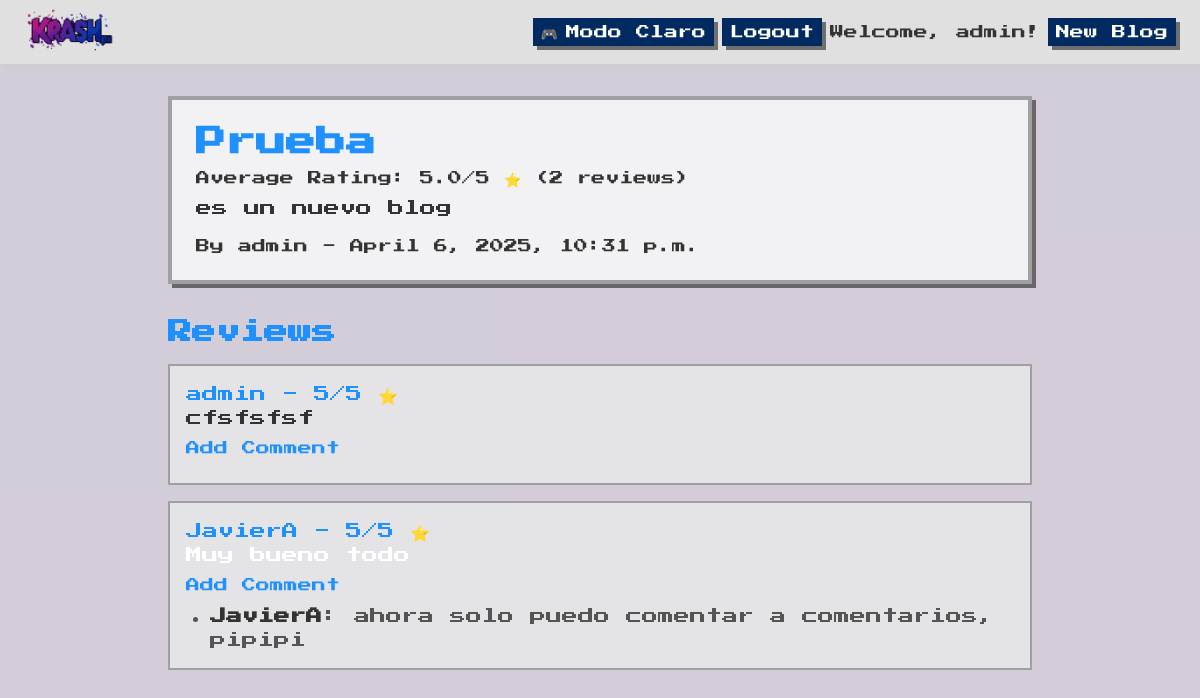
Page /blog/1/ (signed in) on the committed database.
### blogapp/models.py (models this page shows, shortened)
class Blog(models.Model):
    title = models.CharField(max_length=200)
    content = RichTextField()
    author = models.ForeignKey(User, on_delete=models.CASCADE)
    created_at = models.DateTimeField(auto_now_add=True)
    featured_image = models.ImageField(upload_to='blog_images/', blank=True, null=True) #Se añade para poder agregar imagenes
    tags = models.ManyToManyField(Tag, blank=True, related_name='blogs')  # Relación con etiquetas
    def average_rating(self):
        reviews = self.reviews.all()
        if reviews.exists():
            return round(sum(review.rating for review in reviews) / reviews.count(), 1)
        return 0

class Review(models.Model):
    blog = models.ForeignKey(Blog, on_delete=models.CASCADE, related_name='reviews')
    reviewer = models.ForeignKey(User, on_delete=models.CASCADE)
    rating = models.IntegerField(validators=[MinValueValidator(1), MaxValueValidator(5)])
    comment = RichTextField()
    created_at = models.DateTimeField(auto_now_add=True)
    class Meta:
        unique_together = ['blog','reviewer']  #Permite que el usuario pueda reseñar el blog solo una vez

class Comment(models.Model):
    review = models.ForeignKey(Review, on_delete=models.CASCADE, related_name='comments')
    commenter = models.ForeignKey(User, on_delete=models.CASCADE)
    content = models.TextField()
    created_at = models.DateTimeField(auto_now_add=True)

### blogapp/views.py (the view)
# urls.py: path('blog/<int:pk>/', BlogDetailView.as_view(), name='blog_detail'),
class BlogDetailView(DetailView):
    model = Blog
    template_name = 'blogapp/blog_detail.html'
    def get_context_data(self, **kwargs):
        context = super().get_context_data(**kwargs)
        if self.request.user.is_authenticated:
         context['user'] = self.request.user
         context['can_add_review'] = not Review.objects.filter(blog=self.get_object(), reviewer=self.request.user).exists()
        else:
         context['user_id'] = None  # O maneja el caso de usuario no autenticado
        return context

### blogapp/templates/blogapp/blog_detail.html (shortened to what this page needs)
{% extends 'base.html' %}
{% block content %}
  <article class="blog-card p-6 rounded-none border-4 shadow-pixel hover:shadow-none hover:-translate-y-1 hover:-translate-x-1 transition-all duration-700 ease-in-out animate-fade-in">
    <h1 class="text-3xl blog-title font-bold mb-2">{{ object.title }}</h1>
    {% if object.reviews.exists %}
      <p class="text-sm blog-text mb-2">Average Rating: {{ object.average_rating }}/5 ⭐ ({{ object.reviews.count }} reviews)</p>
    {% else %}
      <p class="text-sm blog-text mb-2">No reviews yet.</p>
    {% endif %}
    <p class="blog-text mb-4">{{ object.content|safe }}</p>
    <p class="text-sm blog-text">By {{ object.author.username }} - {{ object.created_at }}</p>
  </article>
  <section class="mt-8">
    <h2 class="text-2xl blog-title font-semibold mb-4">Reviews</h2>
    {% for review in object.reviews.all %}
      <div class="blog-review p-4 rounded-none border-2 blog-image mb-4 transition-all duration-700 ease-in-out animate-fade-in">
        <p class="blog-title font-medium">{{ review.reviewer.username }} - {{ review.rating }}/5 ⭐</p>
        <p class="blog-text">{{ review.comment|safe }}</p>
        <a href="{% url 'blogapp:add_comment' blog_pk=object.pk review_pk=review.pk %}" class="text-sm blog-link hover:text-neon-pink mt-2 inline-block">Add Comment</a>
        <ul class="mt-2 list-disc ml-6 blog-comment">
          {% for comment in review.comments.all %}
            <li><span class="font-semibold blog-text">{{ comment.commenter.username }}</span>: {{ comment.content }}</li>
          {% endfor %}
        </ul>
      </div>
    {% empty %}
      <p class="blog-text">No reviews yet. Be the first to add one.</p>
    {% endfor %}
  </section>
{% endblock %}

### blogapp/templates/blogapp/base.html (shortened to what this page needs)
{% load static %}
<!DOCTYPE html>
<html lang="en">
<head>
  <script src="https://cdn.tailwindcss.com"></script>
</head>
<body id="body" class="flex flex-col min-h-screen text-light-text font-pixel transition-all duration-700 ease-in-out">
 <nav class="bg-light-nav dark:bg-dark-purple-nav shadow-pixel py-2 px-4">
    <div class="max-w-6xl mx-auto flex justify-between items-center">
      <a href="{% url 'blogapp:blog_list' %}">
        <img src="{% static 'images/Krashpx.png' %}" alt="Krash.px Logo" class="h-12 w-auto">
      </a>
      <div class="flex items-center space-x-2">
        <button onclick="toggleDarkMode()" class="flex items-center gap-2 px-2 py-1 rounded-none bg-dark-teal text-light-text hover:bg-neon-pink transition-all duration-300 shadow-pixel text-sm">
          <span id="theme-icon" class="transition-transform duration-500 transform">🎮</span>
          <span id="theme-label" class="transition-opacity duration-500 ease-in-out">Modo Claro</span>
        </button>
        {% if user.is_authenticated %}
          <form action="{% url 'accounts:logout' %}" method="post" class="inline">
            <button type="submit" class="bg-dark-teal hover:bg-neon-pink text-light-text font-medium py-1 px-2 rounded-none transition-all duration-500 ease-in-out shadow-pixel text-sm">Logout</button>
          </form>
          <span class="blog-text text-sm">Welcome, {{ user.username }}!</span>
        {% endif %}
        {% if user.is_authenticated %}
          <a href="{% url 'blogapp:add_blog' %}" class="bg-dark-teal hover:bg-neon-pink text-light-text font-medium py-1 px-2 rounded-none transition-all duration-500 ease-in-out shadow-pixel text-sm">New Blog</a>
        {% endif %}
      </div>
    </div>
  </nav>
  <main class="flex-grow w-full transition-all duration-700 ease-in-out">
    <div class="max-w-4xl mx-auto px-4 py-8">
      {% block content %}{% endblock %}
    </div>
  </main>
</body>
</html>

### blogapp/templates/blogapp/base.html (style rules this page uses)
html { background: linear-gradient(rgba(39, 1, 64, 0.6), rgba(39, 1, 64, 0.6)), url('https://motionbgs.com/media/3639/super-mario.jpg') no-repeat center center fixed; background-size: cover; background-color: #270140; }
html, body { height: 100%; scroll-behavior: smooth; transition: background-color 0.5s ease-in-out; }
.animate-fade-in { animation: fade-in 0.6s ease-out; will-change: opacity, transform; }
main { background-color: rgba(255, 255, 255, 0.8); }
.blog-card { background-color: rgba(245, 245, 245, 0.9); border-color: #A0A0A0; }
.blog-title { color: #1E90FF; }
.blog-text { color: #333333; }
.blog-image { border-color: #A0A0A0; }
.blog-review { background-color: rgba(230, 230, 230, 0.9); }
.blog-comment { color: #555555; }
.blog-link { color: #1E90FF; }
nav { background-color: rgba(224, 224, 224, 0.9); }

### rows in the picture
Blog: title "Prueba", average_rating "5.0", reviews.count "2", content "es un nuevo blog", author.username "admin", created_at "April 6, 2025, 10:31 p.m."
Review: reviewer.username "admin", rating "5", comment "cfsfsfsf"
Review: reviewer.username "JavierA", rating "5", comment "Muy bueno todo"
Comment: commenter.username "JavierA", content "ahora solo puedo comentar a comentarios, pipipi"

### other values in the picture
{{ user.username }} "admin"
